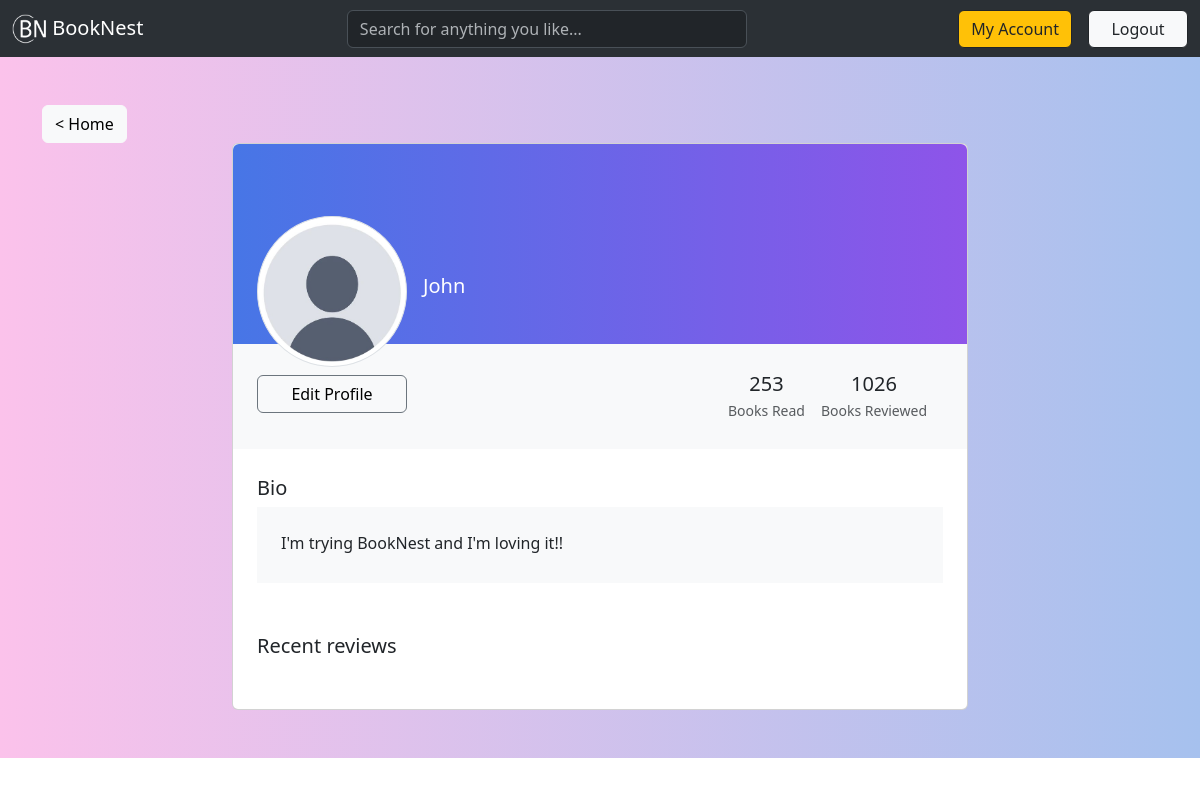
The app's page /account/1 (signed in), older data.
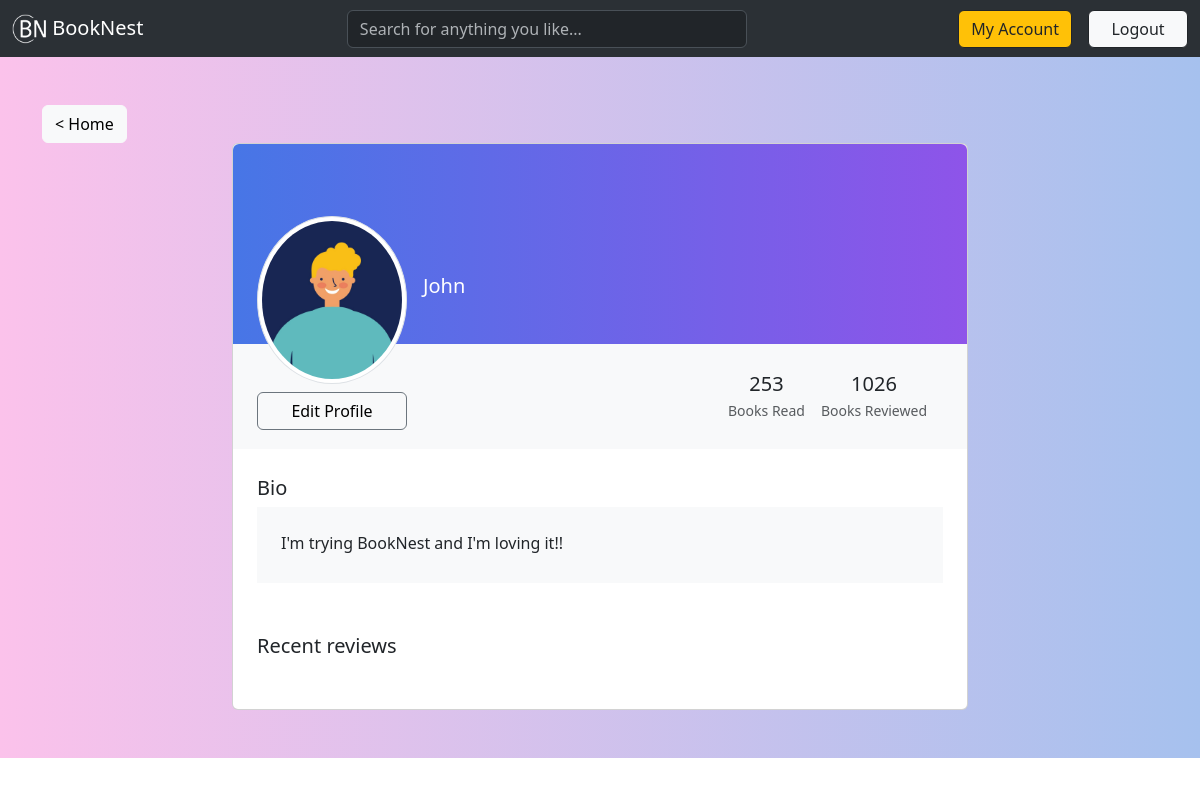
The same page, newer data.
### main/models.py (models this page shows, shortened)
class User(db.Model, UserMixin):
    id = db.Column(db.Integer, primary_key=True)
    username = db.Column(db.String(80), unique=True, nullable=False)
    email = db.Column(db.String(120), unique=True, nullable=False)
    password_hash = db.Column(db.String(128), nullable=False)
    bio = db.Column(db.Text, nullable=True, default="I'm trying BookNest and I'm loving it!!")
    icon = db.Column(db.String(100), nullable=True, default='static/user/default.jpg')
    created_at = db.Column(db.DateTime, default=datetime.now(timezone.utc))
    books = db.relationship('UserBook', backref='user', lazy=True)
    reviews = db.relationship('Review', backref='user', lazy=True, cascade="all, delete-orphan")
    @property
    def password(self):
        return self.password

### main/routes.py (the view)
@app.route('/account/<int:user_id>')
def account_page(user_id):
    user = User.query.get(user_id)
    reviews = Review.query.filter_by(user_id=user.id).order_by(Review.created_at.desc()).all()
    return render_template('account.html', user=user, reviews=reviews)

### main/models.py (called while the page is built)
@login_manager.user_loader
def load_user(user_id):
	return User.query.get(int(user_id))

### main/templates/account.html (shortened to what this page needs)
{% extends 'base.html' %}
{% block body %}
{% if user.id == current_user.id %}
<section class="h-100 gradient-custom-2">
    <div class="container py-5 h-100">
      <a class="btn btn-light" href="{{ url_for('home_page') }}">< Home</a>
      <div class="row d-flex justify-content-center">
        <div class="col col-lg-9 col-xl-8">
          <div class="card">
            <div class="rounded-top text-white d-flex flex-row" style="height:200px; background: linear-gradient(to right, #4776E6, #8E54E9);">
              <div class="ms-4 mt-5 d-flex flex-column" style="width: 150px;">
                <img src="{{ url_for('static', filename=user.icon.split('static/')[1]) }}"
                  alt="Generic placeholder image" class="img-fluid img-thumbnail mt-4 mb-2"
                  style="width: 150px; border-radius: 50%; z-index: 1">
                  <a href="{{ url_for('edit_profile') }}" class="btn btn-outline-secondary text-body" style="z-index: 1;">
                    <button type="button" data-mdb-button-init data-mdb-ripple-init data-mdb-ripple-color="dark" style="border: none; background: none; padding: 0;">
                        Edit Profile
                    </button>
                </a>
              </div>
              <div class="ms-3" style="margin-top: 130px;">
                <h5>{{ user.username.capitalize() }}</h5>
              </div>
            </div>
            <div class="p-4 text-black bg-body-tertiary">
              <div class="d-flex justify-content-end text-center py-1 text-body">
                <div>
                  <p class="mb-1 h5">253</p>
                  <p class="small text-muted mb-0">Books Read</p>
                </div>
                <div class="px-3">
                  <p class="mb-1 h5">1026</p>
                  <p class="small text-muted mb-0">Books Reviewed</p>
                </div>
              </div>
            </div>
            <div class="card-body p-4 text-black">
              <div class="mb-5  text-body">
                <p class="lead fw-normal mb-1">Bio</p>
                <div class="p-4 bg-body-tertiary">
                  <p class="font-italic mb-1">{{ user.bio }}</p>
                </div>
              </div>
              <div class="d-flex justify-content-between align-items-center mb-4 text-body">
                <p class="lead fw-normal mb-0">Recent reviews</p>
              </div>
            </div>
          </div>
        </div>
      </div>
    </div>
  </section>
{% endif %}
{% endblock %}

Row changes from the older to the newer data that the page shows:
changed User "John": icon: picture added in place of a placeholder
